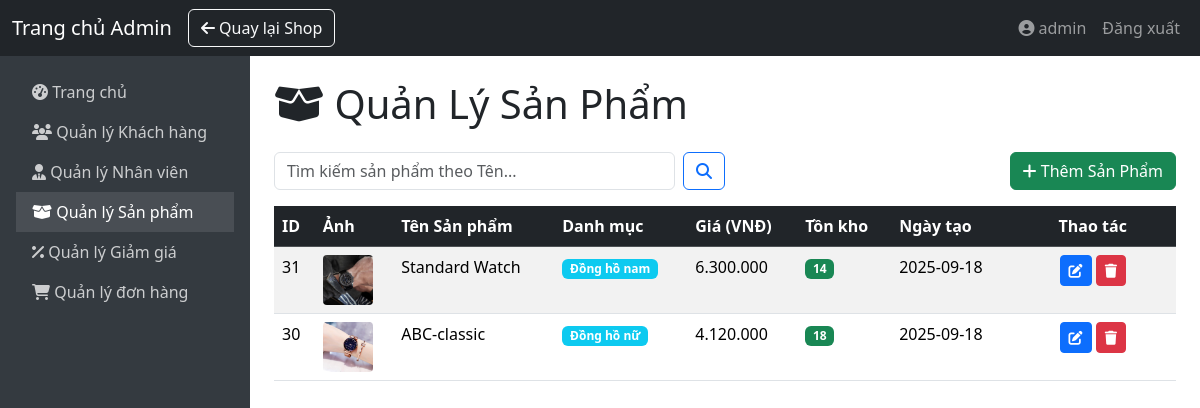
Page /index.php?action=admin/products (signed in) on the earlier database version.
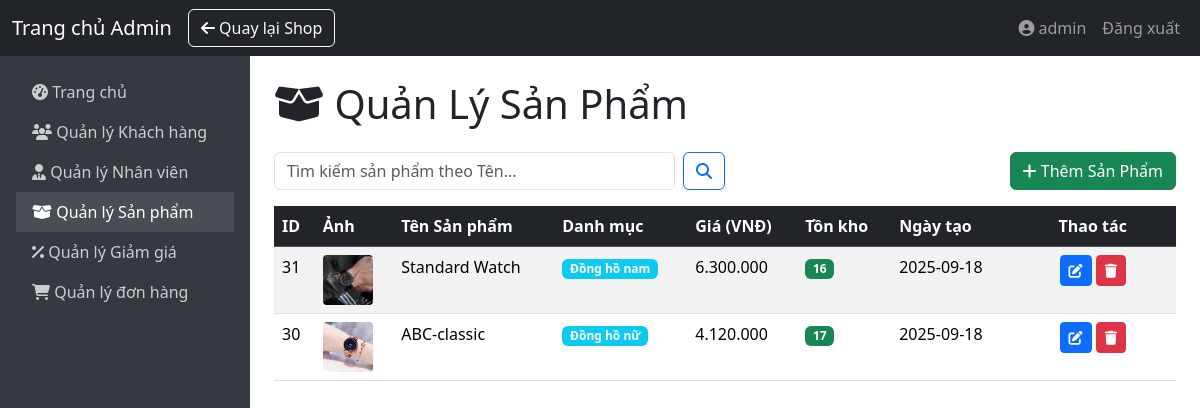
Same page on the later database version.
### tables this page shows
CREATE TABLE `products` (
  `id` int(11) NOT NULL,
  `name` varchar(255) NOT NULL,
  `description` text DEFAULT NULL,
  `image` varchar(255) DEFAULT NULL,
  `price` decimal(10,2) DEFAULT 0.00,
  `stock` int(11) NOT NULL,
  `category_id` int(11) NOT NULL,
  `created_at` timestamp NOT NULL DEFAULT current_timestamp(),
  `updated_at` timestamp NOT NULL DEFAULT current_timestamp() ON UPDATE current_timestamp()
);

### controller/admin/ProductAdminController.php (called while the page is built, shortened)
<?php
class ProductAdminController {
    private $productModel;
    private $categoryModel;
    public function __construct($productModel, $categoryModel, $userModel = null) {
        $this->productModel = $productModel;
        $this->categoryModel = $categoryModel;
    }
    public function manageProducts(): void {
        $searchTerm = $_GET['search'] ?? '';
        if (!empty($searchTerm)) {
            $products = $this->productModel->SearchProduct($searchTerm);
        } else {
            $products = $this->productModel->getAllProducts();
        }
        $categories = $this->categoryModel->getAllCategories();
        $categoryMap = [];
        foreach ($categories as $cate) {
            $categoryMap[$cate['id']] = $cate['name'];
        }
        include __DIR__ . "/../../view/admin/productAdmin.php";
    }
}

### model/Product.php (called while the page is built, shortened)
<?php
class Product {
    private $pdo;
    public function __construct($pdo) {
        $this->pdo = $pdo;
    }
    public function getAllProducts(): array {
        $stmt = $this->pdo->prepare("SELECT * FROM products ORDER BY created_at DESC");
        $stmt->execute();
        return $stmt->fetchAll(PDO::FETCH_ASSOC);
    }
}

### model/Category.php (called while the page is built, shortened)
<?php
class Category {
    private $pdo;
    public function __construct($pdo) {
        $this->pdo = $pdo;
    }
    public function getAllCategories(): array {
        $stmt = $this->pdo->prepare("SELECT * FROM categories");
        $stmt->execute();
        return $stmt->fetchAll(PDO::FETCH_ASSOC);
    }
}

### view/admin/productAdmin.php (the view, shortened to what the changed rows need)
<?php
include __DIR__ . "/components/header.php";
include __DIR__ . "/components/navbar.php";
?>
<div class="main-content p-4">
    <h1 class="mb-4 text-dark"><i class="fa-solid fa-box-open"></i> Quản Lý Sản Phẩm</h1>
    <div class="table-responsive">
        <table class="table table-hover table-striped">
            <thead class="table-dark">
                <tr>
                    <th>ID</th>
                    <th>Ảnh</th>
                    <th>Tên Sản phẩm</th>
                    <th>Danh mục</th>
                    <th>Giá (VNĐ)</th>
                    <th>Tồn kho</th>
                    <th>Ngày tạo</th>
                    <th class="text-center">Thao tác</th>
                </tr>
            </thead>
            <tbody>
                <?php if (empty($products)): ?>
                    <tr>
                        <td colspan="8" class="text-center">Không tìm thấy sản phẩm nào.</td>
                    </tr>
                <?php else: ?>
                    <?php
                    foreach ($products as $product):
                    ?>
                        <tr>
                            <td><?= htmlspecialchars($product['id']) ?></td>
                            <td>
                                <img src="/php-pj/view/image/<?= htmlspecialchars($product['image'] ?? 'placeholder.jpg') ?>" alt="<?= htmlspecialchars($product['name']) ?>" style="width: 50px; height: 50px; object-fit: cover; border-radius: 4px;">
                            </td>
                            <td><?= htmlspecialchars($product['name']) ?></td>
                            <td>
                                <span class="badge bg-info">
                                    <?= htmlspecialchars($categoryMap[$product['category_id']] ?? 'Không rõ') ?>
                                </span>
                            </td>
                            <td><?= number_format($product['price'], 0, ',', '.') ?></td>
                            <td>
                                <?php if ($product['stock'] > 0): ?>
                                    <span class="badge bg-success"><?= htmlspecialchars($product['stock']) ?></span>
                                <?php else: ?>
                                    <span class="badge bg-danger">Hết hàng</span>
                                <?php endif; ?>
                            </td>
                            <td><?= htmlspecialchars(date('Y-m-d', strtotime($product['created_at']))) ?></td>
                            <td class="text-center" style="min-width: 140px;">
                                <a href="index.php?action=admin/editProduct&id=<?= $product['id'] ?>" class="btn btn-sm btn-primary" title="Chỉnh sửa">
                                    <i class="fa-solid fa-edit"></i>
                                </a>
                                <button type="button" class="btn btn-sm btn-danger" title="Xóa sản phẩm"
                                    data-bs-toggle="modal"
                                    data-bs-target="#deleteProductModal-<?= $product['id'] ?>">
                                    <i class="fa-solid fa-trash"></i>
                                </button>
                            </td>
                        </tr>
                    <?php endforeach; ?>
                <?php endif; ?>
            </tbody>
        </table>
    </div>
</div>
</body>
</html>

Differences in the rows shown:
changed products "Standard Watch": stock "14" → "16"
changed products "ABC-classic": stock "18" → "17"
